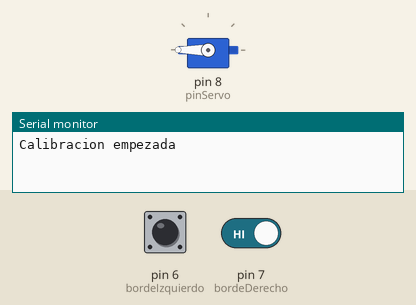
This sketch was run on a simulated Arduino Uno, built with avr-gcc and run on an emulated ATmega328P. Shown: servo, the last lines printed to the serial monitor. The inputs (shaded band) are chosen by the test bench; at power-on: pin 6 (bordeIzquierdo) HIGH, pin 7 (bordeDerecho) HIGH.

Above: at 0.8 s.
0.9 s: pin 6 (bordeIzquierdo) pulled LOW for 0.15 s
At 2.7 s:
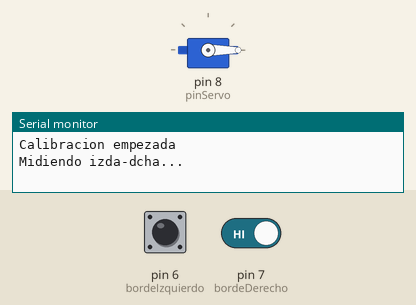
3.4 s: pin 7 (bordeDerecho) driven LOW
At 4.2 s:
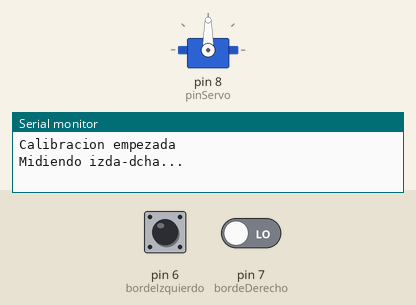
5.9 s: pin 6 (bordeIzquierdo) pulled LOW for 1 s
At 7.3 s:
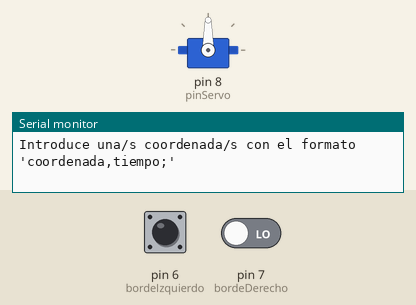
Timing chart, 0 to 8.9 s (numbered marks = the images above; inputs shaded):
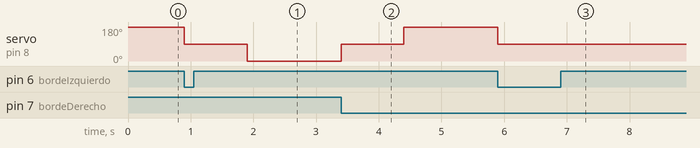

Measured:
- after the input at 0.9 s, servo on pin 8 (pinServo): 180° → 90° at once, → 0° 1.0 s later
- after the input at 3.4 s, servo on pin 8 (pinServo): 0° → 90° at once, → 180° 1.0 s later
- after the input at 5.9 s, servo on pin 8 (pinServo): 180° → 90° at once

The sketch:

actuador_lineal_6.ino
```cpp
//Aitor Gómez Ogueta UO294066
//Diego García González UO294255
//Ejercicio actuador lineal 6.

#include <Servo.h>

const int pinServo = 8;
Servo servo;

const int bordeIzquierdo = 6;
const int bordeDerecho = 7;

unsigned long tiempoRecorridoDerecha;
unsigned long tiempoRecorridoIzquierda;
const int posicionesTotales = 24;
int posicionActual = 0;

void setup() {
  Serial.begin(9600);
  servo.attach(pinServo);
  pinMode(bordeIzquierdo, INPUT_PULLUP);
  pinMode(bordeDerecho, INPUT_PULLUP);
  iniciarCalibracion();
}

void loop() {
   Serial.println("Introduce una/s coordenada/s con el formato 'coordenada,tiempo;'");
    while (Serial.available() == 0) {}

    String input = Serial.readStringUntil('\n');
    Serial.print("Valor introducido: ");
    Serial.println(input);

    int startIndex = 0;
    int separatorIndex;

    while ((separatorIndex = input.indexOf(';', startIndex)) != -1) {
        String pair = input.substring(startIndex, separatorIndex);
        int commaIndex = pair.indexOf(',');

        if (commaIndex != -1) {
            String firstValue = pair.substring(0, commaIndex);
            String secondValue = pair.substring(commaIndex + 1);
              moverA(firstValue.toDouble());
              delay(secondValue.toDouble());
        }

        startIndex = separatorIndex + 1;
    }

    delay(1000);
}

void iniciarCalibracion() {
  Serial.println("Calibracion empezada");
  while (digitalRead(bordeIzquierdo) == HIGH) {
    servo.write(180);
  }
  servo.write(90);
  delay(1000);
  Serial.println("Midiendo izda-dcha...");
  unsigned long tiempoInicio = millis();

  while (digitalRead(bordeDerecho) == HIGH) {
    servo.write(0);
  }
  servo.write(90);
  tiempoRecorridoDerecha = millis() - tiempoInicio;
  delay(1000);
  Serial.println("Midiendo dcha-izda...");
  tiempoInicio = millis();
  while (digitalRead(bordeIzquierdo) == HIGH) {
    servo.write(180);
  }
  servo.write(90);
  tiempoRecorridoIzquierda = millis() - tiempoInicio;

  Serial.print("El tiempo de recorrido hacia la derecha es: ");
  Serial.println(tiempoRecorridoDerecha);
  Serial.print("El tiempo de recorrido hacia la izquierda es: ");
  Serial.println(tiempoRecorridoIzquierda);
}

void moverA(int coordenada) {
  Serial.println(coordenada);
  if (coordenada < 0) {
    coordenada = 0;
  } else if (coordenada > posicionesTotales) {
    coordenada = posicionesTotales;
  }
  unsigned long tiempoMovimiento = 0;
  if (coordenada > posicionActual) {
    tiempoMovimiento = (tiempoRecorridoDerecha / posicionesTotales) * abs(coordenada - posicionActual);
    servo.write(0);
  } else if (coordenada < posicionActual) {
    tiempoMovimiento = (tiempoRecorridoIzquierda / posicionesTotales) * abs(coordenada - posicionActual);
    servo.write(180);
  }

  delay(tiempoMovimiento);
  posicionActual = coordenada;
  servo.write(90);
}
```
